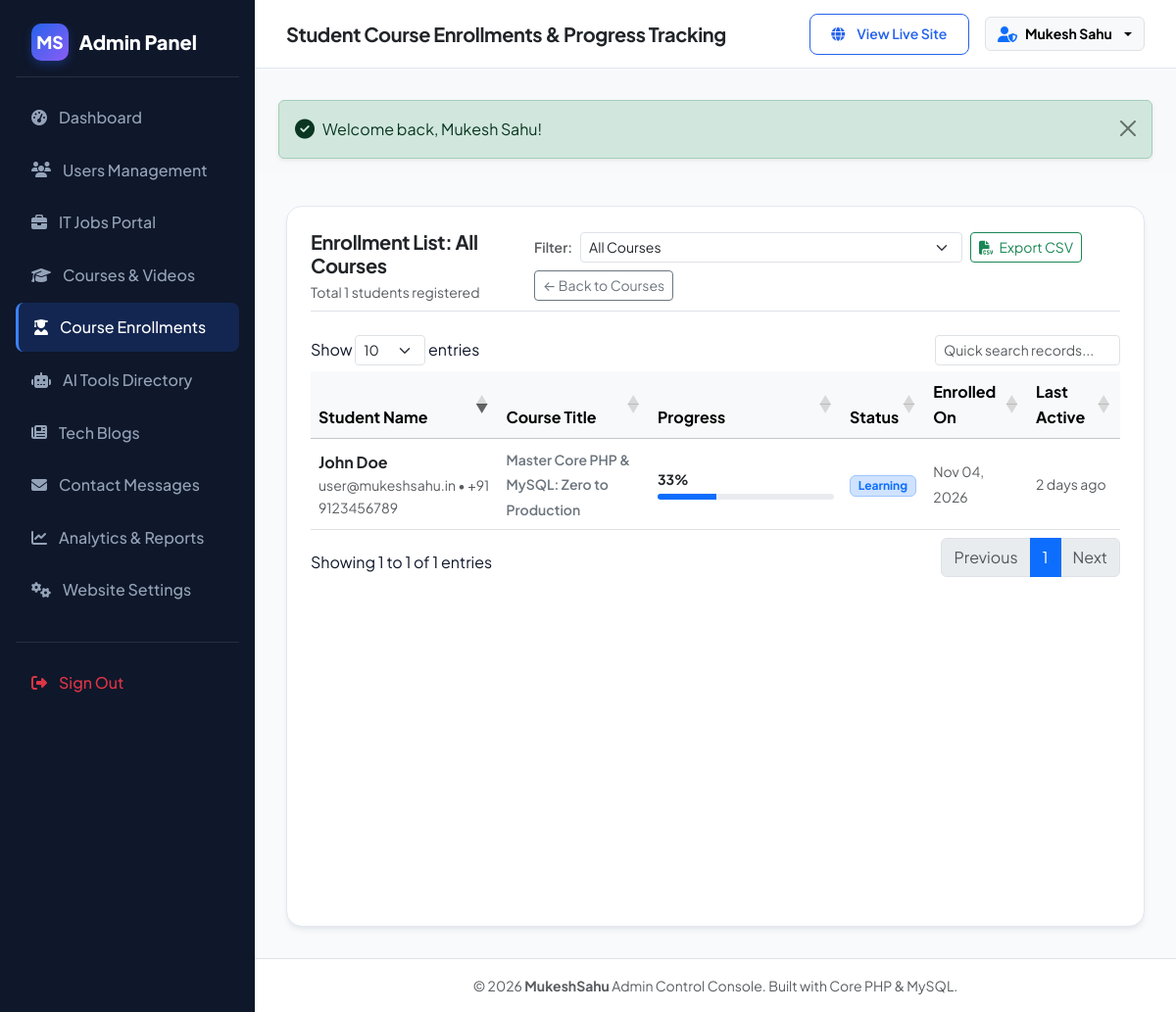
/admin/courses/enrollments.php (signed in), run on the app's committed database.
### tables this page shows
CREATE TABLE `course_enrollments` (
    `id` INT UNSIGNED AUTO_INCREMENT PRIMARY KEY,
    `user_id` INT UNSIGNED NOT NULL,
    `course_id` INT UNSIGNED NOT NULL,
    `progress_percentage` DECIMAL(5,2) NOT NULL DEFAULT 0.00,
    `last_lecture_id` INT UNSIGNED NULL,
    `enrolled_at` TIMESTAMP DEFAULT CURRENT_TIMESTAMP,
    `last_accessed_at` TIMESTAMP DEFAULT CURRENT_TIMESTAMP ON UPDATE CURRENT_TIMESTAMP,
    `completed_at` DATETIME NULL,
    UNIQUE KEY `uk_user_course` (`user_id`, `course_id`),
    CONSTRAINT `fk_enrollments_user` FOREIGN KEY (`user_id`) REFERENCES `users` (`id`) ON DELETE CASCADE,
    CONSTRAINT `fk_enrollments_course` FOREIGN KEY (`course_id`) REFERENCES `courses` (`id`) ON DELETE CASCADE
);

CREATE TABLE `users` (
    `id` INT UNSIGNED AUTO_INCREMENT PRIMARY KEY,
    `role_id` INT UNSIGNED NOT NULL DEFAULT 3,
    `name` VARCHAR(120) NOT NULL,
    `email` VARCHAR(150) NOT NULL UNIQUE,
    `mobile` VARCHAR(20) NOT NULL,
    `password` VARCHAR(255) NOT NULL,
    `status` ENUM('active', 'inactive', 'banned') NOT NULL DEFAULT 'active',
    `is_email_verified` TINYINT(1) NOT NULL DEFAULT 1,
    `remember_token` VARCHAR(100) NULL,
    `failed_login_attempts` INT UNSIGNED NOT NULL DEFAULT 0,
    `locked_until` DATETIME NULL,
    `last_login_at` DATETIME NULL,
    `created_at` TIMESTAMP DEFAULT CURRENT_TIMESTAMP,
    `updated_at` TIMESTAMP DEFAULT CURRENT_TIMESTAMP ON UPDATE CURRENT_TIMESTAMP,
    CONSTRAINT `fk_users_role` FOREIGN KEY (`role_id`) REFERENCES `user_roles` (`id`) ON DELETE RESTRICT
);

CREATE TABLE `courses` (
    `id` INT UNSIGNED AUTO_INCREMENT PRIMARY KEY,
    `category_id` INT UNSIGNED NOT NULL,
    `title` VARCHAR(255) NOT NULL,
    `slug` VARCHAR(255) NOT NULL UNIQUE,
    `thumbnail` VARCHAR(255) NULL,
    `description` LONGTEXT NOT NULL,
    `instructor_name` VARCHAR(120) NOT NULL DEFAULT 'Mukesh Sahu',
    `skill_level` ENUM('Beginner', 'Intermediate', 'Advanced', 'All Levels') NOT NULL DEFAULT 'Beginner',
    `duration` VARCHAR(80) NOT NULL,
    `total_lectures` INT UNSIGNED NOT NULL DEFAULT 0,
    `language` VARCHAR(50) NOT NULL DEFAULT 'English & Hindi',
    `playlist_url` VARCHAR(500) NULL,
    `is_featured` TINYINT(1) NOT NULL DEFAULT 0,
    `status` ENUM('published', 'draft', 'archived') NOT NULL DEFAULT 'published',
    `created_by` INT UNSIGNED NULL,
    `created_at` TIMESTAMP DEFAULT CURRENT_TIMESTAMP,
    `updated_at` TIMESTAMP DEFAULT CURRENT_TIMESTAMP ON UPDATE CURRENT_TIMESTAMP,
    CONSTRAINT `fk_courses_category` FOREIGN KEY (`category_id`) REFERENCES `course_categories` (`id`) ON DELETE RESTRICT,
    CONSTRAINT `fk_courses_user` FOREIGN KEY (`created_by`) REFERENCES `users` (`id`) ON DELETE SET NULL,
    INDEX `idx_courses_featured` (`is_featured`),
    INDEX `idx_courses_status` (`status`)
);

### admin/courses/enrollments.php (the view, shortened to what this page needs)
<?php
require_once __DIR__ . '/../includes/header.php';
$db = get_db();
$where = "1=1";
$params = [];
$courseTitle = 'All Courses';
$stmt = $db->prepare("
    SELECT e.*, u.name as user_name, u.email as user_email, u.mobile as user_mobile, c.title as course_title
    FROM course_enrollments e
    JOIN users u ON e.user_id = u.id
    JOIN courses c ON e.course_id = c.id
    WHERE $where
    ORDER BY e.last_accessed_at DESC
");
$stmt->execute($params);
$enrollments = $stmt->fetchAll();
?>
<div class="custom-card p-4">
    <div class="d-flex flex-column flex-md-row justify-content-between align-items-md-center mb-4 pb-2 border-bottom gap-3">
        <div>
            <h4 class="fs-5 fw-bold text-dark mb-1">Enrollment List: <?= e($courseTitle) ?></h4>
            <p class="text-muted small mb-0">Total <?= count($enrollments) ?> students registered</p>
        </div>
        <div class="d-flex flex-wrap align-items-center gap-2">
            <div class="d-flex align-items-center gap-1">
                <label for="courseFilterSelect" class="small text-muted fw-semibold me-1">Filter:</label>
                <select id="courseFilterSelect" class="form-select form-select-sm" style="min-width: 220px;" onchange="window.location.href='<?= ADMIN_URL ?>/courses/enrollments.php' + (this.value ? '?course_id=' + this.value : '')">
                    <option value="">All Courses</option>
                </select>
            </div>
            <a href="<?= ADMIN_URL ?>/reports/export.php?type=enrollments" class="btn btn-outline-success btn-sm">
                <i class="fa-solid fa-file-csv me-1"></i> Export CSV
            </a>
            <a href="<?= ADMIN_URL ?>/courses/index.php" class="btn btn-outline-secondary btn-sm">
                &larr; Back to Courses
            </a>
        </div>
    </div>
    <div class="table-responsive">
        <table class="table table-hover align-middle datatable w-100">
            <thead class="table-light">
                <tr>
                    <th>Student Name</th>
                    <th>Course Title</th>
                    <th>Progress</th>
                    <th>Status</th>
                    <th>Enrolled On</th>
                    <th>Last Active</th>
                </tr>
            </thead>
            <tbody>
                <?php foreach ($enrollments as $e):
                    $perc = (float)$e['progress_percentage'];
                    $isDone = $perc >= 100.0;
                ?>
                    <tr>
                        <td>
                            <div class="fw-bold text-dark"><?= e($e['user_name']) ?></div>
                            <div class="small text-muted"><?= e($e['user_email']) ?> &bull; <?= e($e['user_mobile']) ?></div>
                        </td>
                        <td>
                            <span class="fw-semibold text-secondary small"><?= e($e['course_title']) ?></span>
                        </td>
                        <td style="width: 180px;">
                            <div class="d-flex justify-content-between align-items-center small mb-1">
                                <span class="fw-bold text-dark"><?= round($perc) ?>%</span>
                            </div>
                            <div class="progress" style="height: 6px;">
                                <div class="progress-bar <?= $isDone ? 'bg-success' : 'bg-primary' ?>" style="width: <?= $perc ?>%;"></div>
                            </div>
                        </td>
                        <td>
                            <?php if ($isDone): ?>
                                <span class="badge bg-success-subtle text-success border border-success-subtle">Completed</span>
                            <?php else: ?>
                                <span class="badge bg-primary-subtle text-primary border border-primary-subtle">Learning</span>
                            <?php endif; ?>
                        </td>
                        <td>
                            <span class="small text-muted"><?= format_date($e['enrolled_at']) ?></span>
                        </td>
                        <td>
                            <span class="small text-muted"><?= time_ago($e['last_accessed_at']) ?></span>
                        </td>
                    </tr>
                <?php endforeach; ?>
            </tbody>
        </table>
    </div>
</div>
<?php require_once __DIR__ . '/../includes/footer.php'; ?>

### assets/css/style.css (style rules this page uses)
:root { --primary-navy: #0f172a; --navy-light: #1e293b; --navy-dark: #0a0f1d; --electric-blue: #2563eb; --electric-blue-hover: #1d4ed8; --electric-blue-light: #eff6ff; --accent-cyan: #06b6d4; --accent-purple: #8b5cf6; --accent-purple-light: #f5f3ff; --bg-light: #f8fafc; --surface-white: #ffffff; --text-primary: #0f172a; --text-secondary: #475569; --text-muted: #64748b; --border-color: #e2e8f0; --border-light: #f1f5f9; --radius-sm: 8px; --radius-md: 12px; --radius-lg: 16px; --radius-xl: 24px; --shadow-subtle: 0 1px 3px rgba(15, 23, 42, 0.05), 0 1px 2px rgba(15, 23, 42, 0.03); --shadow-card: 0 4px 6px -1px rgba(15, 23, 42, 0.07), 0 2px 4px -2px rgba(15, 23, 42, 0.05); --shadow-hover: 0 20px 25px -5px rgba(15, 23, 42, 0.1), 0 8px 10px -6px rgba(15, 23, 42, 0.06); --shadow-glow: 0 0 25px rgba(37, 99, 235, 0.25); --transition: all 0.25s cubic-bezier(0.16, 1, 0.3, 1); }
body { font-family: 'Plus Jakarta Sans', -apple-system, BlinkMacSystemFont, 'Segoe UI', Roboto, Helvetica, Arial, sans-serif; color: var(--text-primary); background-color: var(--bg-light); line-height: 1.6; overflow-x: hidden; }
h1, h2, h3, h4, h5, h6 { font-weight: 700; color: var(--primary-navy); letter-spacing: -0.02em; }
a { color: var(--electric-blue); text-decoration: none; transition: var(--transition); }
.custom-card { background: var(--surface-white); border: 1px solid var(--border-color); border-radius: var(--radius-lg); box-shadow: var(--shadow-card); transition: var(--transition); overflow: hidden; height: 100%; display: flex; flex-direction: column; }

### data on the page
course_enrollments: user.name "John Doe", user.email "user@mukeshsahu.in", user.mobile "+91 9123456789", course.title "Master Core PHP & MySQL: Zero to Production", progress_percentage "33", shows "Learning", enrolled_at "Nov 04, 2026", last_accessed_at "2 days ago"

### other printed values
$pageHeading "Student Course Enrollments & Progress Tracking"
$adminUser['name'] "Mukesh Sahu"
$msg['message'] "Welcome back, Mukesh Sahu!"
$courseTitle "All Courses"
count($enrollments) "1"
get_setting('site_name', 'MukeshSahu') "MukeshSahu"
